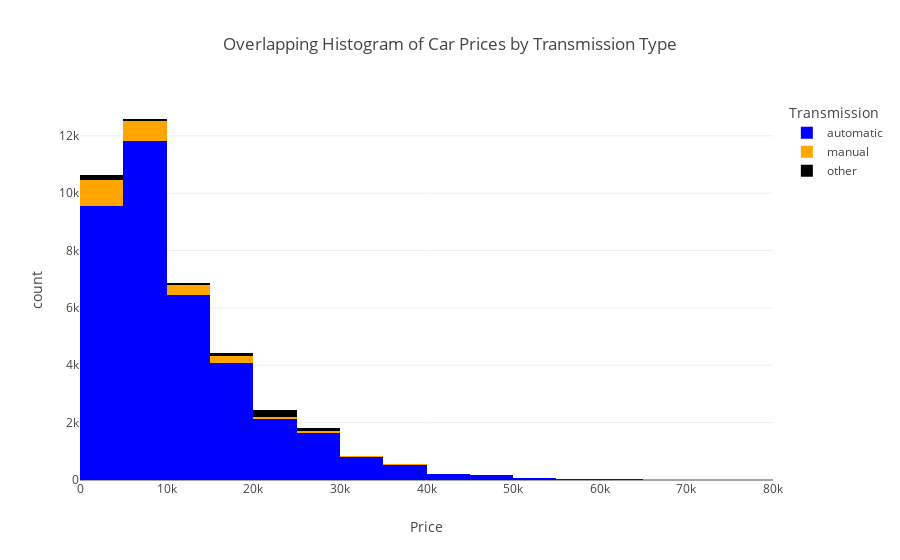

Source (notebook cell):
### Code cell
#Histogram of Car Prices with Color Coded Transmission Type

color_mapping = {'automatic': 'blue', 'manual': 'orange'}

transmission_prices = px.histogram(
    cars,
    x='price',
    color='transmission',
    color_discrete_map=color_mapping,
    labels={'price': 'Price', 'transmission': 'Transmission'},
    title='Overlapping Histogram of Car Prices by Transmission Type',
    nbins=20)

transmission_prices.show()

### Figure 1 — Plotly figure (JSON) as saved in the notebook; plotly's stock layout.template omitted (floating-point values rounded to 4 significant figures; data arrays with more than 128 entries replaced by an {"elided": "..."} marker saying what was removed)
{"data": [{"alignmentgroup": "True", "bingroup": "x", "hovertemplate": "Transmission=automatic<br>Price=%{x}<br>count=%{y}<extra></extra>", "legendgroup": "automatic", "marker": {"color": "blue", "pattern": {"shape": ""}}, "name": "automatic", "nbinsx": 20, "offsetgroup": "automatic", "orientation": "v", "showlegend": true, "type": "histogram", "x": {"elided": "37576 int values"}, "xaxis": "x", "yaxis": "y"}, {"alignmentgroup": "True", "bingroup": "x", "hovertemplate": "Transmission=manual<br>Price=%{x}<br>count=%{y}<extra></extra>", "legendgroup": "manual", "marker": {"color": "orange", "pattern": {"shape": ""}}, "name": "manual", "nbinsx": 20, "offsetgroup": "manual", "orientation": "v", "showlegend": true, "type": "histogram", "x": {"elided": "2429 int values"}, "xaxis": "x", "yaxis": "y"}, {"alignmentgroup": "True", "bingroup": "x", "hovertemplate": "Transmission=other<br>Price=%{x}<br>count=%{y}<extra></extra>", "legendgroup": "other", "marker": {"color": "#000003", "pattern": {"shape": ""}}, "name": "other", "nbinsx": 20, "offsetgroup": "other", "orientation": "v", "showlegend": true, "type": "histogram", "x": {"elided": "782 int values"}, "xaxis": "x", "yaxis": "y"}], "layout": {"barmode": "relative", "legend": {"title": {"text": "Transmission"}, "tracegroupgap": 0}, "title": {"text": "Overlapping Histogram of Car Prices by Transmission Type"}, "xaxis": {"anchor": "y", "domain": [0, 1], "title": {"text": "Price"}}, "yaxis": {"anchor": "x", "domain": [0, 1], "title": {"text": "count"}}}}
